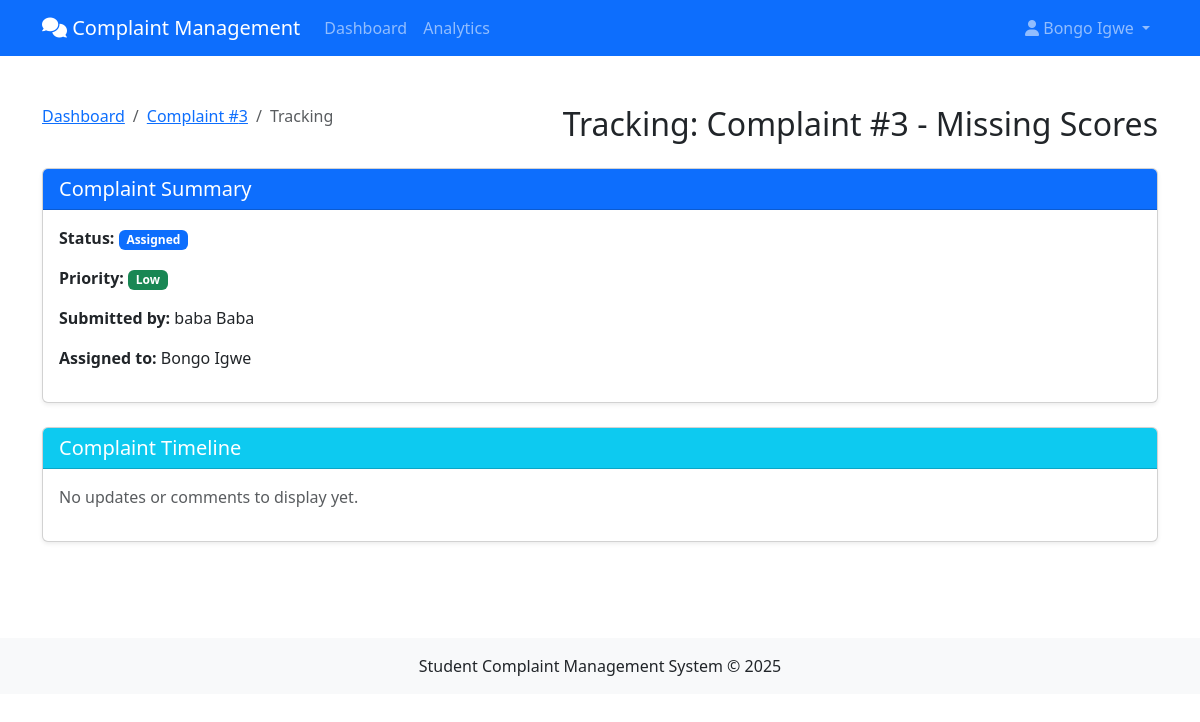
The page /complaint/3/track/ (signed in) on the database its author committed.
### complaints/models.py (models this page shows, shortened)
class Complaint(models.Model):
    CATEGORY_CHOICES = [
        ('INFRA', 'Infrastructure'),
        ('HOSTEL', 'Hostel'),
        ('SAFETY', 'Safety'),
        ('HARASS', 'Harassment'),
        ('ACAD', 'Academic'),
    ]
    PRIORITY_CHOICES = [
        ('LOW', 'Low'),
        ('MED', 'Medium'),
        ('HIGH', 'High'),
        ('CRIT', 'Critical'),
    ]
    STATUS_CHOICES = [
        ('PEND', 'Pending'),
        ('REVW', 'Under Review'),
        ('ASSG', 'Assigned'),
        ('PROG', 'In Progress'),
        ('RESV', 'Resolved'),
        ('CLSD', 'Closed'),
    ]
    LOCATION_CHOICES = [
        ('LECTURE', 'Lecture Room'),
        ('LAB', 'Laboratory'),
        ('LIBRARY', 'Library'),
        ('HOSTEL', 'Hostel'),
        ('CAFETERIA', 'Cafeteria'),
        ('SPORTS', 'Sports Facility'),
        ('ADMIN', 'Administrative Building'),
        ('OTHER', 'Other'),
    ]
    student = models.ForeignKey(Student, on_delete=models.CASCADE)
    title = models.CharField(max_length=200)
    description = models.TextField()
    location = models.CharField(max_length=200, blank=True, null=True)
    location_type = models.CharField(max_length=10, choices=LOCATION_CHOICES, blank=True, null=True)
    created_at = models.DateTimeField(auto_now_add=True)
    updated_at = models.DateTimeField(auto_now=True)
    category = models.CharField(max_length=6, choices=CATEGORY_CHOICES)
    priority = models.CharField(max_length=4, choices=PRIORITY_CHOICES)
    status = models.CharField(max_length=4, choices=STATUS_CHOICES, default='PEND')
    assigned_to = models.ForeignKey(Staff, on_delete=models.SET_NULL, null=True, related_name='assigned_complaints')
    trackers = models.ManyToManyField(Staff, related_name='tracked_complaints', blank=True)
    sentiment_score = models.FloatField(default=0.0)
    is_confidential = models.BooleanField(default=False)
    class Meta:
        ordering = ['-priority', '-created_at']
        verbose_name = _('Complaint')
        verbose_name_plural = _('Complaints')
    def can_user_view(self, user):
        try:
            if user.student == self.student:
                return True
        except:
            pass
        try:
            staff = user.staff
            if staff == self.assigned_to:
                return True
            if staff in self.trackers.all():
                return True
            if (staff.role == 'HOD' and
                staff.department == self.student.department):
                return True
        except:
            pass
        return False

class Student(models.Model):
    user = models.OneToOneField(User, on_delete=models.CASCADE)
    student_id = models.CharField(max_length=20, unique=True)
    department = models.ForeignKey(Department, on_delete=models.CASCADE)
    hostel = models.CharField(max_length=100, blank=True, null=True)

class Staff(models.Model):
    user = models.OneToOneField(User, on_delete=models.CASCADE)
    ROLE_CHOICES = [
        ('VC', 'Vice Chancellor'),
        ('REG', 'Registrar'),
        ('SA', 'Student Affairs'),
        ('SEC', 'Security Officer'),
        ('HW', 'Hall Warden'),
        ('WD', 'Works Department'),
        ('HOD', 'Head of Department'),
    ]
    role = models.CharField(max_length=3, choices=ROLE_CHOICES)
    department = models.ForeignKey(Department, on_delete=models.SET_NULL, null=True, blank=True)
    can_track = models.ManyToManyField('self', symmetrical=False, blank=True)

### complaints/views.py (the view, shortened to what this page needs)
# urls.py: path('complaint/<int:complaint_id>/track/', views.complaint_tracking_view, name='complaint_tracking'),
@login_required
def complaint_tracking_view(request, complaint_id):
    complaint = get_object_or_404(Complaint, pk=complaint_id)
    if not complaint.can_user_view(request.user):
        messages.error(request, "You don't have permission to track this complaint")
        return redirect('dashboard')
    updates = []
    status_comments = Comment.objects.filter(
        complaint=complaint,
        content__icontains='Status changed'
    ).order_by('created_at')
    regular_comments = Comment.objects.filter(
        complaint=complaint,
        is_internal=False
    ).exclude(content__icontains='Status changed').order_by('created_at')
    updates.sort(key=lambda x: x['timestamp'])
    context = {
        'complaint': complaint,
        'updates': updates,
        'tracking_staff': complaint.trackers.all(),
        'assigned_staff': complaint.assigned_to,
    }
    return render(request, 'complaint_tracking.html', context)

### templates/complaint_tracking.html (shortened to what this page needs)
{% extends 'base.html' %}
{% load static %}
{% block content %}
<div class="container py-4">
    <div class="d-flex justify-content-between align-items-center mb-4">
        <nav aria-label="breadcrumb">
            <ol class="breadcrumb">
                <li class="breadcrumb-item"><a href="{% url 'dashboard' %}">Dashboard</a></li>
                <li class="breadcrumb-item"><a href="{% url 'complaint_detail' complaint.id %}">Complaint #{{ complaint.id }}</a></li>
                <li class="breadcrumb-item active" aria-current="page">Tracking</li>
            </ol>
        </nav>
        <h2 class="mb-0">Tracking: Complaint #{{ complaint.id }} - {{ complaint.title }}</h2>
    </div>
    <div class="card shadow-sm mb-4">
        <div class="card-header bg-primary text-white">
            <h5 class="mb-0">Complaint Summary</h5>
        </div>
        <div class="card-body">
            <p><strong>Status:</strong>
                <span class="badge
                    {% if complaint.status == 'PEND' %}bg-warning
                    {% elif complaint.status == 'REVW' %}bg-info
                    {% elif complaint.status == 'ASSG' %}bg-primary
                    {% elif complaint.status == 'PROG' %}bg-primary
                    {% elif complaint.status == 'RESV' %}bg-success
                    {% elif complaint.status == 'CLSD' %}bg-secondary
                    {% else %}bg-secondary
                    {% endif %}">
                    {{ complaint.get_status_display }}
                </span>
            </p>
            <p><strong>Priority:</strong>
                <span class="badge
                    {% if complaint.priority == 'LOW' %}bg-success
                    {% elif complaint.priority == 'MED' %}bg-warning
                    {% elif complaint.priority == 'HIGH' %}bg-danger
                    {% elif complaint.priority == 'CRIT' %}bg-dark
                    {% else %}bg-secondary
                    {% endif %}">
                    {{ complaint.get_priority_display }}
                </span>
            </p>
            <p><strong>Submitted by:</strong> {{ complaint.student.user.get_full_name }}</p>
            <p><strong>Assigned to:</strong> {% if complaint.assigned_to %}{{ complaint.assigned_to.user.get_full_name }}{% else %}Unassigned{% endif %}</p>
        </div>
    </div>
    <div class="row">
        <div class="col-md-12">
            <div class="card shadow-sm">
                <div class="card-header bg-info text-white">
                    <h5 class="mb-0">Complaint Timeline</h5>
                </div>
                <div class="card-body">
                    {% if updates %}
                        <div class="timeline">
                            {% for update in updates %}
                            <div class="timeline-item mb-4">
                                <div class="timeline-badge {% if update.type == 'status_change' %}bg-primary{% else %}bg-secondary{% endif %}">
                                    {% if update.type == 'status_change' %}
                                        <i class="fas fa-sync-alt"></i>
                                    {% else %}
                                        <i class="fas fa-comment"></i>
                                    {% endif %}
                                </div>
                                <div class="timeline-panel">
                                    <div class="timeline-heading">
                                        <h4 class="timeline-title">
                                            {% if update.type == 'status_change' %}
                                                Status Update
                                            {% else %}
                                                New Comment
                                            {% endif %}
                                        </h4>
                                        <p><small class="text-muted"><i class="fas fa-clock"></i> {{ update.timestamp|date:"M d, Y P" }} by {{ update.author.user.get_full_name }}</small></p>
                                    </div>
                                    <div class="timeline-body">
                                        <p>{{ update.content }}</p>
                                    </div>
                                </div>
                            </div>
                            {% endfor %}
                        </div>
                    {% else %}
                        <p class="text-muted">No updates or comments to display yet.</p>
                    {% endif %}
                </div>
            </div>
        </div>
    </div>
</div>
{% endblock %}

### templates/base.html (shortened to what this page needs)
<!DOCTYPE html>
<html lang="en">
<head>
    <link href="https://cdn.jsdelivr.net/npm/bootstrap@5.3.0-alpha1/dist/css/bootstrap.min.css" rel="stylesheet">
    <link rel="stylesheet" href="https://cdnjs.cloudflare.com/ajax/libs/font-awesome/6.0.0/css/all.min.css">
    <link rel="stylesheet" href="https://cdnjs.cloudflare.com/ajax/libs/toastr.js/latest/toastr.min.css">
</head>
<body>
    <nav class="navbar navbar-expand-lg navbar-dark bg-primary">
        <div class="container">
            <a class="navbar-brand" href="{% url 'dashboard' %}">
                <i class="fas fa-comments"></i> Complaint Management
            </a>
            <div class="collapse navbar-collapse" id="navbarNav">
                <ul class="navbar-nav me-auto">
                    <li class="nav-item">
                        <a class="nav-link" href="{% url 'dashboard' %}">Dashboard</a>
                    </li>
                        <li class="nav-item">
                            <a class="nav-link" href="{% url 'analytics_dashboard' %}">Analytics</a>
                        </li>
                </ul>
                <ul class="navbar-nav">
                    {% if user.is_authenticated %}
                        <li class="nav-item dropdown">
                            <a class="nav-link dropdown-toggle" href="#" id="userDropdown" role="button" data-bs-toggle="dropdown">
                                <i class="fas fa-user"></i> {{ user.get_full_name|default:user.username }}
                            </a>
                        </li>
                    {% else %}
                        <li class="nav-item">
                            <a class="nav-link" href="{% url 'login' %}">Login</a>
                        </li>
                    {% endif %}
                </ul>
            </div>
        </div>
    </nav>
    <div class="container-fluid py-4">
        {% block content %}{% endblock %}
    </div>
    <footer class="bg-light py-3 mt-5">
        <div class="container text-center">
            <p class="mb-0">Student Complaint Management System &copy; {% now "Y" %}</p>
        </div>
    </footer>
</body>
</html>

### rows shown on the page
Complaint: id "3", title "Missing Scores", status "Assigned", priority "Low", student.user.get_full_name "baba Baba", assigned_to.user.get_full_name "Bongo Igwe"

### other values the page prints
{{ user.get_full_name|default:user.username }} "Bongo Igwe"
